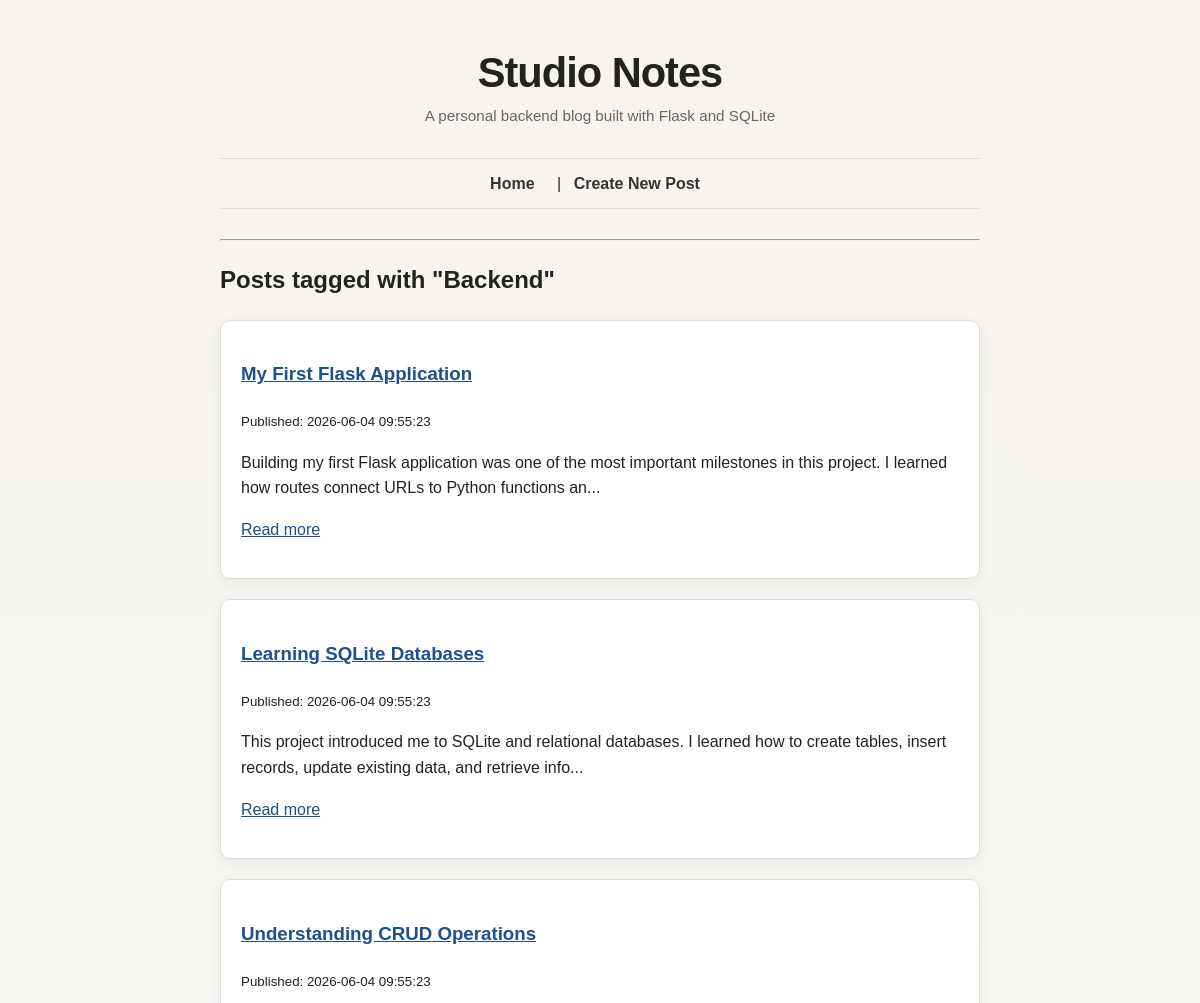
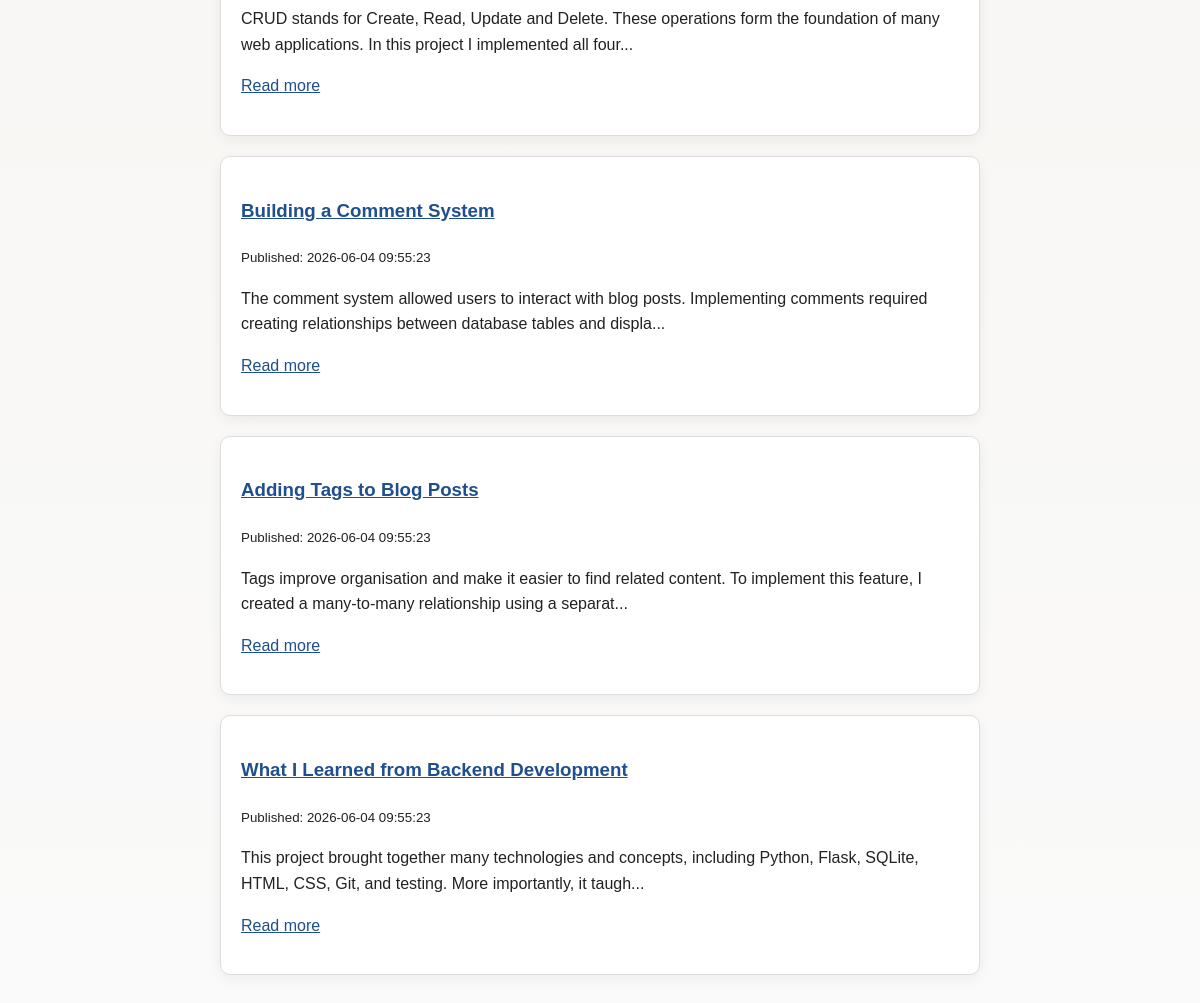
The page /tags/Backend on the database its author committed (2 pictures, top to bottom).
### tables this page shows
CREATE TABLE posts (
    id INTEGER PRIMARY KEY AUTOINCREMENT,
    title TEXT NOT NULL,
    body TEXT NOT NULL,
    created_at TEXT NOT NULL DEFAULT CURRENT_TIMESTAMP,
    updated_at TEXT
);

### app.py (the view)
@app.route("/tags/<tag_name>")
def posts_by_tag(tag_name):
    posts = database.get_posts_by_tag(tag_name)
    return render_template("tag.html", posts=posts, tag_name=tag_name)

### database.py (called while the page is built)
def get_db_connection():
    connection = sqlite3.connect(DATABASE)
    connection.row_factory = sqlite3.Row
    return connection

def get_posts_by_tag(tag_name):
    connection = get_db_connection()
    posts = connection.execute(
        """
        SELECT posts.*
        FROM posts
        JOIN post_tags ON posts.id = post_tags.post_id
        JOIN tags ON tags.id = post_tags.tag_id
        WHERE tags.name = ?
        ORDER BY posts.created_at DESC
        """,
        (tag_name,)
    ).fetchall()
    connection.close()
    return posts

### templates/tag.html
{% extends "layout.html" %}
{% block content %}
<h2>Posts tagged with "{{ tag_name }}"</h2>
{% if posts %}
    {% for post in posts %}
        <article>
            <h3>
                <a href="/posts/{{ post.id }}">{{ post.title }}</a>
            </h3>
            <p><small>Published: {{ post.created_at }}</small></p>
            <p>{{ post.body[:150] }}...</p>
            <p>
                <a href="/posts/{{ post.id }}">Read more</a>
            </p>
        </article>
    {% endfor %}
{% else %}
    <p>No posts found for this tag.</p>
{% endif %}
{% endblock %}

### static/style.css (style rules this page uses)
body { font-family: Arial, sans-serif; max-width: 760px; margin: 40px auto; padding: 0 20px; line-height: 1.6; background-color: #fafafa; color: #222; }
article { background: white; padding: 20px; margin-bottom: 20px; border: 1px solid #ddd; }
a { color: #1f4f8f; }
body { background: linear-gradient(180deg, #f7f4ef 0%, #fafafa 100%); }
article { border-radius: 10px; box-shadow: 0 4px 14px rgba(0, 0, 0, 0.06); }

### rows shown on the page
posts: title "My First Flask Application", created_at "2026-06-04 09:55:23", body "Building my first Flask application was one of the most important milestones in this project. I learned how routes connect URLs to Python functions an"
posts: title "Learning SQLite Databases", created_at "2026-06-04 09:55:23", body "This project introduced me to SQLite and relational databases. I learned how to create tables, insert records, update existing data, and retrieve info"
posts: title "Understanding CRUD Operations", created_at "2026-06-04 09:55:23", body "CRUD stands for Create, Read, Update and Delete. These operations form the foundation of many web applications. In this project I implemented all four"
posts: title "Building a Comment System", created_at "2026-06-04 09:55:23", body "The comment system allowed users to interact with blog posts. Implementing comments required creating relationships between database tables and displa"
posts: title "Adding Tags to Blog Posts", created_at "2026-06-04 09:55:23", body "Tags improve organisation and make it easier to find related content. To implement this feature, I created a many-to-many relationship using a separat"
posts: title "What I Learned from Backend Development", created_at "2026-06-04 09:55:23", body "This project brought together many technologies and concepts, including Python, Flask, SQLite, HTML, CSS, Git, and testing. More importantly, it taugh"

### other values the page prints
{{ tag_name }} "Backend"
